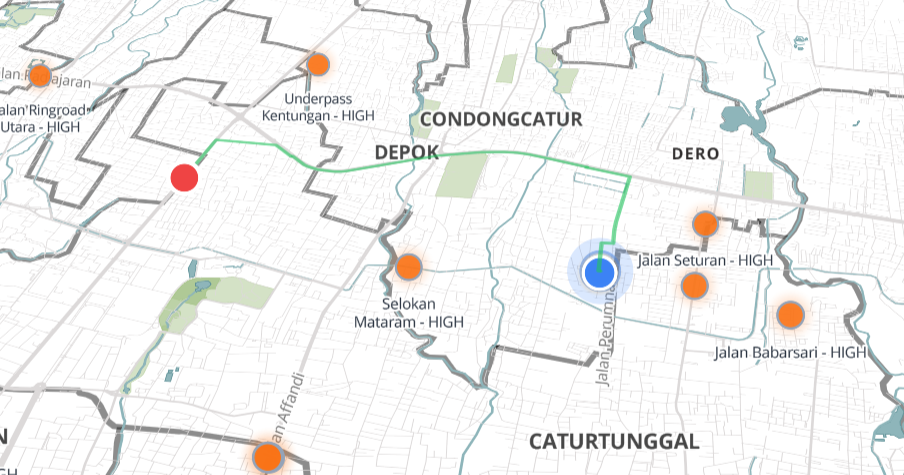
#> input picture apps/frontend/src/assets/landing/navigate.png, 904 x 475 px
$ python -i quality_filter.py   (imports and definitions only)   (older library calls are emulated)
#> lines starting #> are read from the running program, lines starting #| are printed output that depends on the picture
#!/usr/bin/env python3
"""
Image Quality Filter Script.

Filters images based on quality criteria:
- Minimum resolution
- Maximum aspect ratio
- Blur detection (Laplacian variance)
- Not mostly black/white

Usage:
    python -m apps.ml-service.scripts.data_processing.quality_filter
"""

import json
import logging
import sys
from pathlib import Path
from typing import Dict, List, Tuple
from tqdm import tqdm

# Add scripts directory to path for imports
SCRIPTS_DIR = Path(__file__).parent.parent
if str(SCRIPTS_DIR) not in sys.path:
    sys.path.insert(0, str(SCRIPTS_DIR))

try:
    import cv2
    import numpy as np
except ImportError:
    print("ERROR: opencv-python not installed. Run: pip install opencv-python")
    sys.exit(1)

from data_collection.config import (
    QUALITY_CONFIG,
    PROCESSED_DIR,
    METADATA_DIR,
)

# [4 lines not run here, left out]
logger = logging.getLogger(__name__)


def check_resolution(img: np.ndarray, min_res: Tuple[int, int]) -> Tuple[bool, str]:
    """Check if image meets minimum resolution."""
    h, w = img.shape[:2]
    if w < min_res[0] or h < min_res[1]:
        return False, f"too_small_{w}x{h}"
    return True, "ok"


def check_aspect_ratio(img: np.ndarray, max_ratio: float) -> Tuple[bool, str]:
    """Check if aspect ratio is within acceptable range."""
    h, w = img.shape[:2]
    ratio = max(w/h, h/w)
    if ratio > max_ratio:
        return False, f"bad_aspect_{ratio:.2f}"
    return True, "ok"


def check_blur(img: np.ndarray, threshold: float) -> Tuple[bool, str]:
    """
    Check if image is blurry using Laplacian variance.

    Lower variance = more blurry.
    """
    gray = cv2.cvtColor(img, cv2.COLOR_BGR2GRAY)
    laplacian_var = cv2.Laplacian(gray, cv2.CV_64F).var()

    if laplacian_var < threshold:
        return False, f"blurry_{laplacian_var:.1f}"
    return True, "ok"


def check_brightness(
    img: np.ndarray,
    min_brightness: float,
    max_brightness: float,
) -> Tuple[bool, str]:
    """Check if image is not mostly black or white."""
    gray = cv2.cvtColor(img, cv2.COLOR_BGR2GRAY)
    mean_val = gray.mean()

    if mean_val < min_brightness:
        return False, f"too_dark_{mean_val:.1f}"
    if mean_val > max_brightness:
        return False, f"too_bright_{mean_val:.1f}"
    return True, "ok"


def filter_image(image_path: Path, config: dict = QUALITY_CONFIG) -> Tuple[bool, str]:
    """
    Apply all quality filters to an image.

    Args:
        image_path: Path to image file
        config: Quality configuration dict

    Returns:
        (passed, reason) tuple
    """
    try:
        img = cv2.imread(str(image_path))
#> img is the input picture: shape (475, 904, 3); mean B, G, R 239.7, 240.7, 240.5
        if img is None:
            return False, "corrupt"

        # Check resolution
        passed, reason = check_resolution(img, config["min_resolution"])
#> passed = True; reason = 'ok'
        if not passed:
            return False, reason

        # Check aspect ratio
        passed, reason = check_aspect_ratio(img, config["max_aspect_ratio"])
        if not passed:
            return False, reason

        # Check blur
        passed, reason = check_blur(img, config["blur_threshold"])
#> in check_blur, `gray = cv2.cvtColor(img, cv2.COLOR_BGR2GRAY)`:
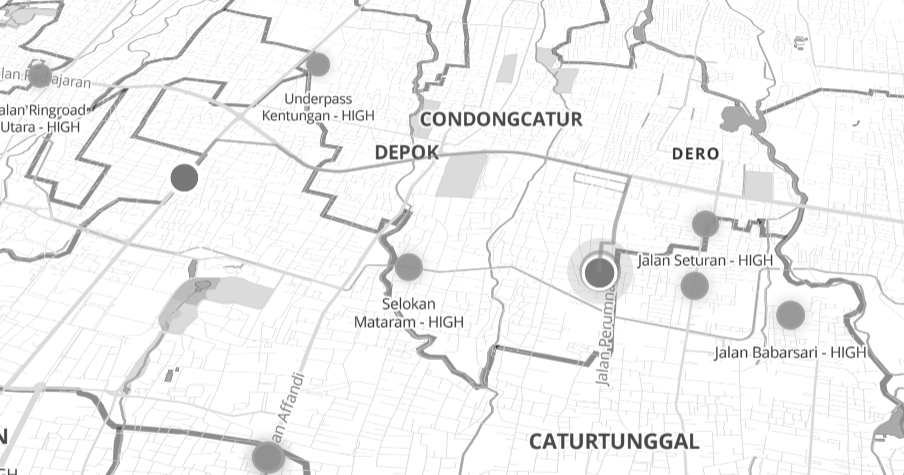
#> gray: shape (475, 904); min 45, max 255, mean 240.5
#> in check_blur, `laplacian_var = cv2.Laplacian(gray, cv2.CV_64F).var()`: laplacian_var = 1080.7
        if not passed:
            return False, reason

        # Check brightness
        passed, reason = check_brightness(
            img,
            config["min_brightness"],
            config["max_brightness"]
        )
#> in check_brightness, `mean_val = gray.mean()`: mean_val = 240.5
#> passed = False; reason = 'too_bright_240.5'
        if not passed:
            return False, reason

        return True, "ok"

    except Exception as e:
        return False, f"error_{str(e)[:20]}"


# [143 lines left out: functions filter_directory, filter_all, remove_rejected, main, not called in this run]


# [2 lines not run here, left out]

>>> result = filter_image('../../../frontend/src/assets/landing/navigate.png')
#> result = (False, 'too_bright_240.5')
